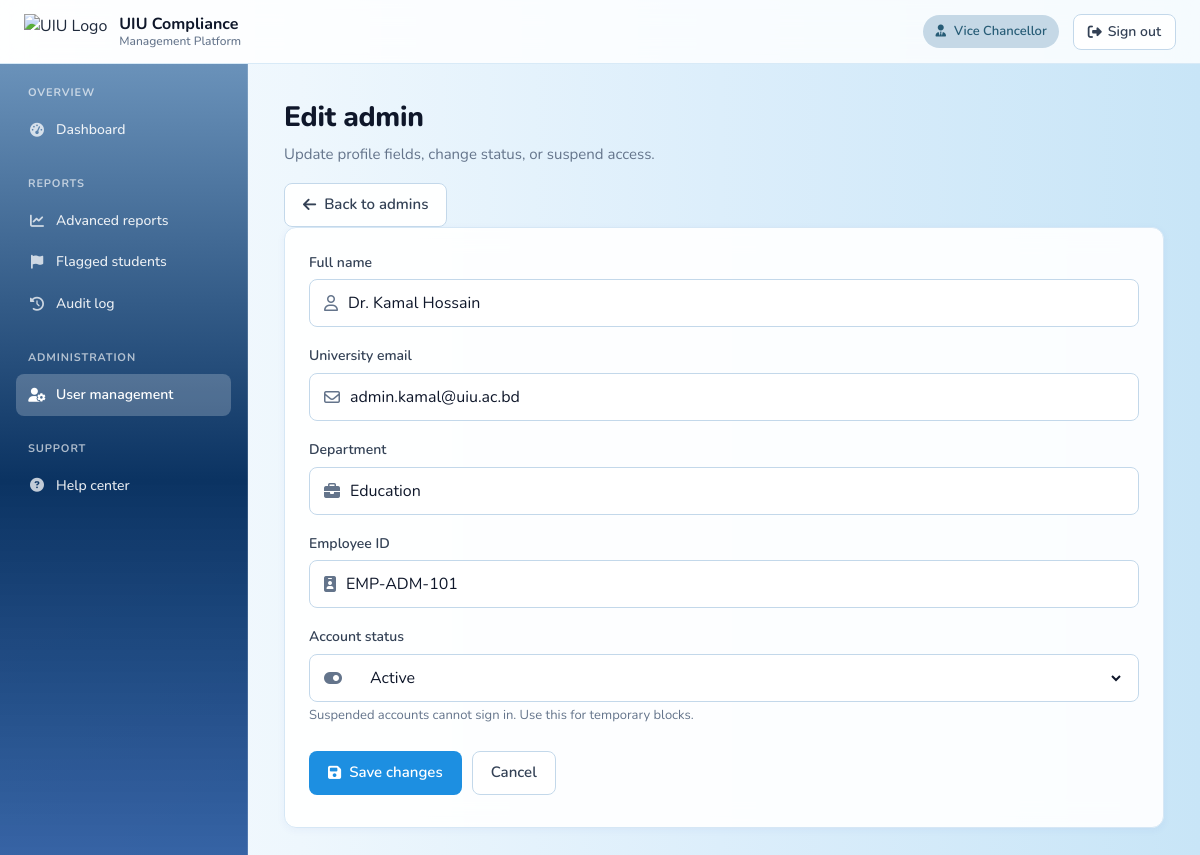
Page /vc/admin-edit.php?id=2 (signed in) on the committed database.
### tables this page shows
CREATE TABLE users (
    id           INT UNSIGNED AUTO_INCREMENT PRIMARY KEY,
    role         ENUM('student','admin','vc') NOT NULL,
    full_name    VARCHAR(120) NOT NULL,
    email        VARCHAR(190) NOT NULL,
    password     VARCHAR(255) NOT NULL,           
    student_id   VARCHAR(40)  NULL,               
    employee_id  VARCHAR(40)  NULL,             
    department   VARCHAR(60)  NULL,
    status       ENUM('active','suspended') NOT NULL DEFAULT 'active',
    created_at   DATETIME     NOT NULL DEFAULT CURRENT_TIMESTAMP,
    updated_at   DATETIME     NOT NULL DEFAULT CURRENT_TIMESTAMP ON UPDATE CURRENT_TIMESTAMP,
    UNIQUE KEY uniq_email (email),
    UNIQUE KEY uniq_student_id (student_id),
    UNIQUE KEY uniq_employee_id (employee_id),
    KEY idx_role (role)
);

### backend/config/db.php (called while the page is built, shortened)
<?php
function db(): PDO
{
    static $pdo = null;
    if ($pdo instanceof PDO) {
        return $pdo;
    }
    $host    = '127.0.0.1';
    $port    = '3306';
    $name    = 'uiu_clearance';
    $user    = 'root';
    $pass    = '';
    $charset = 'utf8mb4';
    $dsn = "mysql:host={$host};port={$port};dbname={$name};charset={$charset}";
    $options = [
        PDO::ATTR_ERRMODE            => PDO::ERRMODE_EXCEPTION,
        PDO::ATTR_DEFAULT_FETCH_MODE => PDO::FETCH_ASSOC,
        PDO::ATTR_EMULATE_PREPARES   => false,
    ];
    try {
        $pdo = new PDO($dsn, $user, $pass, $options);
    } catch (PDOException $e) {
        http_response_code(500);
        echo "<h2>Database Error</h2>";
        echo "<pre>";
        echo $e->getMessage();
        echo "</pre>";
        exit;
    }
    return $pdo;
}

### vc/admin-edit.php (the view, shortened to what this page needs)
<!DOCTYPE html>
<html lang="en">
<head>
    <link rel="stylesheet" href="../assets/css/theme.css">
    <link rel="stylesheet" href="../assets/css/department-admin.css">
    <link rel="stylesheet" href="https://cdnjs.cloudflare.com/ajax/libs/font-awesome/6.5.1/css/all.min.css">
</head>
<?php
$id = (int)($_GET['id'] ?? 0);
$admin = null;
$err = null;
if ($id > 0) {
    try {
        $stmt = db()->prepare('SELECT * FROM users WHERE id = ? AND role = "admin" LIMIT 1');
        $stmt->execute([$id]);
        $admin = $stmt->fetch();
    } catch (Throwable $e) {
        $err = 'Could not load the admin record.';
    }
}
?>
<body class="plain-bg">
<header class="topbar">
    <div class="brand">
        <img src="../assets/images/UIU%20LOGO.png" alt="UIU Logo">
        <div class="brand-text">UIU Compliance<span>Management Platform</span></div>
    </div>
    <div class="right">
        <span class="role-badge"><i class="fa-solid fa-user-tie"></i> Vice Chancellor</span>
        <a class="logout-btn" href="../backend/actions/logout.php"><i class="fa-solid fa-right-from-bracket"></i> Sign out</a>
    </div>
</header>
<div class="layout">
    <aside class="sidebar">
        <nav class="nav-section">
            <h3>Overview</h3>
            <a class="nav-item" href="dashboard.php"><i class="fa-solid fa-gauge-high"></i> Dashboard</a>
        </nav>
        <nav class="nav-section">
            <h3>Reports</h3>
            <a class="nav-item" href="#"><i class="fa-solid fa-chart-line"></i> Advanced reports</a>
            <a class="nav-item" href="#"><i class="fa-solid fa-flag"></i> Flagged students</a>
            <a class="nav-item" href="#"><i class="fa-solid fa-clock-rotate-left"></i> Audit log</a>
        </nav>
        <nav class="nav-section">
            <h3>Administration</h3>
            <a class="nav-item active" href="user-management.php?tab=admins"><i class="fa-solid fa-user-gear"></i> User management</a>
        </nav>
        <nav class="nav-section">
            <h3>Support</h3>
            <a class="nav-item" href="#"><i class="fa-solid fa-circle-question"></i> Help center</a>
        </nav>
    </aside>
    <main class="main">
        <div class="page-head">
            <h1>Edit admin</h1>
            <p>Update profile fields, change status, or suspend access.</p>
            <div class="actions">
                <a class="btn btn-secondary" href="user-management.php?tab=admins"><i class="fa-solid fa-arrow-left"></i> Back to admins</a>
            </div>
        </div>
        <?php if ($err): ?>
            <div class="alert bad" role="alert">
                <i class="fa-solid fa-circle-exclamation"></i>
                <span><?= htmlspecialchars($err) ?></span>
            </div>
        <?php else: ?>
            <section class="card">
                <form method="POST" action="../backend/actions/vc-update-admin.php">
                    <div class="field">
                        <label for="fullname">Full name</label>
                        <div class="input">
                            <i class="fa-regular fa-user" aria-hidden="true"></i>
                            <input id="fullname" name="fullname" type="text"
                                   value="<?= htmlspecialchars($admin['full_name']) ?>" required>
                        </div>
                    </div>
                    <div class="field">
                        <label for="email">University email</label>
                        <div class="input">
                            <i class="fa-regular fa-envelope" aria-hidden="true"></i>
                            <input id="email" name="email" type="email"
                                   value="<?= htmlspecialchars($admin['email']) ?>" required>
                        </div>
                    </div>
                    <div class="field">
                        <label for="dept">Department</label>
                        <div class="input">
                            <i class="fa-solid fa-briefcase" aria-hidden="true"></i>
                            <input id="dept" name="dept" type="text"
                                   value="<?= htmlspecialchars($admin['department'] ?? '') ?>" required>
                        </div>
                    </div>
                    <div class="field">
                        <label for="eid">Employee ID</label>
                        <div class="input">
                            <i class="fa-solid fa-id-badge" aria-hidden="true"></i>
                            <input id="eid" name="eid" type="text"
                                   value="<?= htmlspecialchars($admin['employee_id'] ?? '') ?>" required>
                        </div>
                    </div>
                    <div class="field">
                        <label for="status">Account status</label>
                        <div class="input">
                            <i class="fa-solid fa-toggle-on" aria-hidden="true"></i>
                            <select id="status" name="status">
                                <option value="active"    <?= $admin['status'] === 'active'    ? 'selected' : '' ?>>Active</option>
                            </select>
                        </div>
                        <span class="field-hint">Suspended accounts cannot sign in. Use this for temporary blocks.</span>
                    </div>
                    <div class="cl-actions" style="margin-top: 24px;">
                        <button type="submit" class="btn btn-primary">
                            <i class="fa-solid fa-floppy-disk"></i> Save changes
                        </button>
                        <a class="btn btn-secondary" href="user-management.php?tab=admins">Cancel</a>
                    </div>
                </form>
            </section>
        <?php endif; ?>
    </main>
</div>
</body>
</html>

### rows in the picture
users: fullname "Dr. Kamal Hossain", email "admin.kamal@uiu.ac.bd", dept "Education", eid "EMP-ADM-101", status "Active"
